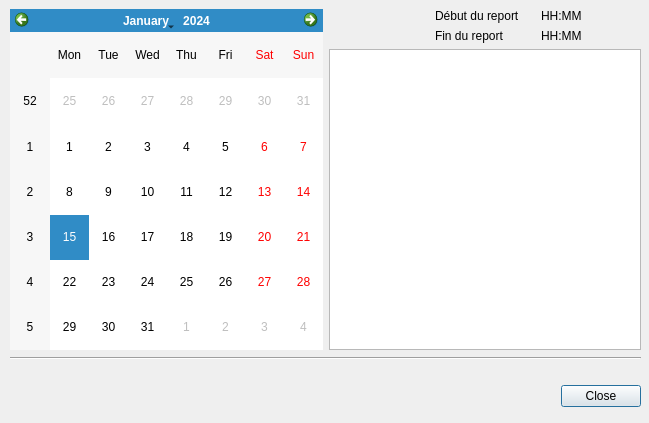
<?xml version="1.0" encoding="UTF-8"?>
<ui version="4.0">
 <class>DetailDialog</class>
 <widget class="QDialog" name="DetailDialog">
  <property name="geometry">
   <rect>
    <x>0</x>
    <y>0</y>
    <width>649</width>
    <height>423</height>
   </rect>
  </property>
  <property name="windowTitle">
   <string>Dialog</string>
  </property>
  <widget class="QDialogButtonBox" name="buttonBox">
   <property name="geometry">
    <rect>
     <x>300</x>
     <y>380</y>
     <width>341</width>
     <height>32</height>
    </rect>
   </property>
   <property name="orientation">
    <enum>Qt::Horizontal</enum>
   </property>
   <property name="standardButtons">
    <set>QDialogButtonBox::Close</set>
   </property>
  </widget>
  <widget class="Line" name="line">
   <property name="geometry">
    <rect>
     <x>10</x>
     <y>350</y>
     <width>631</width>
     <height>16</height>
    </rect>
   </property>
   <property name="orientation">
    <enum>Qt::Horizontal</enum>
   </property>
  </widget>
  <widget class="QWidget" name="horizontalLayoutWidget">
   <property name="geometry">
    <rect>
     <x>10</x>
     <y>9</y>
     <width>631</width>
     <height>341</height>
    </rect>
   </property>
   <layout class="QHBoxLayout" name="horizontalLayout">
    <item>
     <widget class="QCalendarWidget" name="calendarWidget"/>
    </item>
    <item>
     <layout class="QVBoxLayout" name="verticalLayout">
      <item>
       <layout class="QHBoxLayout" name="horizontalLayout_4">
        <item>
         <widget class="QLabel" name="label_4">
          <property name="text">
           <string/>
          </property>
          <property name="pixmap">
           <pixmap resource="qml.qrc">:/contents/clockstart.png</pixmap>
          </property>
          <property name="alignment">
           <set>Qt::AlignCenter</set>
          </property>
         </widget>
        </item>
        <item>
         <widget class="QLabel" name="label_5">
          <property name="text">
           <string>Début du report</string>
          </property>
         </widget>
        </item>
        <item>
         <widget class="QLabel" name="startreport">
          <property name="text">
           <string>HH:MM</string>
          </property>
         </widget>
        </item>
       </layout>
      </item>
      <item>
       <layout class="QHBoxLayout" name="horizontalLayout_2">
        <item>
         <widget class="QLabel" name="label">
          <property name="text">
           <string/>
          </property>
          <property name="pixmap">
           <pixmap resource="qml.qrc">:/contents/clockend.png</pixmap>
          </property>
          <property name="alignment">
           <set>Qt::AlignCenter</set>
          </property>
         </widget>
        </item>
        <item>
         <widget class="QLabel" name="label3">
          <property name="text">
           <string>Fin du report</string>
          </property>
         </widget>
        </item>
        <item>
         <widget class="QLabel" name="endreport">
          <property name="text">
           <string>HH:MM</string>
          </property>
         </widget>
        </item>
       </layout>
      </item>
      <item>
       <widget class="QTableView" name="pauseview"/>
      </item>
     </layout>
    </item>
   </layout>
  </widget>
 </widget>
 <resources>
  <include location="qml.qrc"/>
 </resources>
 <connections>
  <connection>
   <sender>buttonBox</sender>
   <signal>accepted()</signal>
   <receiver>DetailDialog</receiver>
   <slot>accept()</slot>
   <hints>
    <hint type="sourcelabel">
     <x>248</x>
     <y>254</y>
    </hint>
    <hint type="destinationlabel">
     <x>157</x>
     <y>274</y>
    </hint>
   </hints>
  </connection>
  <connection>
   <sender>buttonBox</sender>
   <signal>rejected()</signal>
   <receiver>DetailDialog</receiver>
   <slot>reject()</slot>
   <hints>
    <hint type="sourcelabel">
     <x>316</x>
     <y>260</y>
    </hint>
    <hint type="destinationlabel">
     <x>286</x>
     <y>274</y>
    </hint>
   </hints>
  </connection>
 </connections>
</ui>
